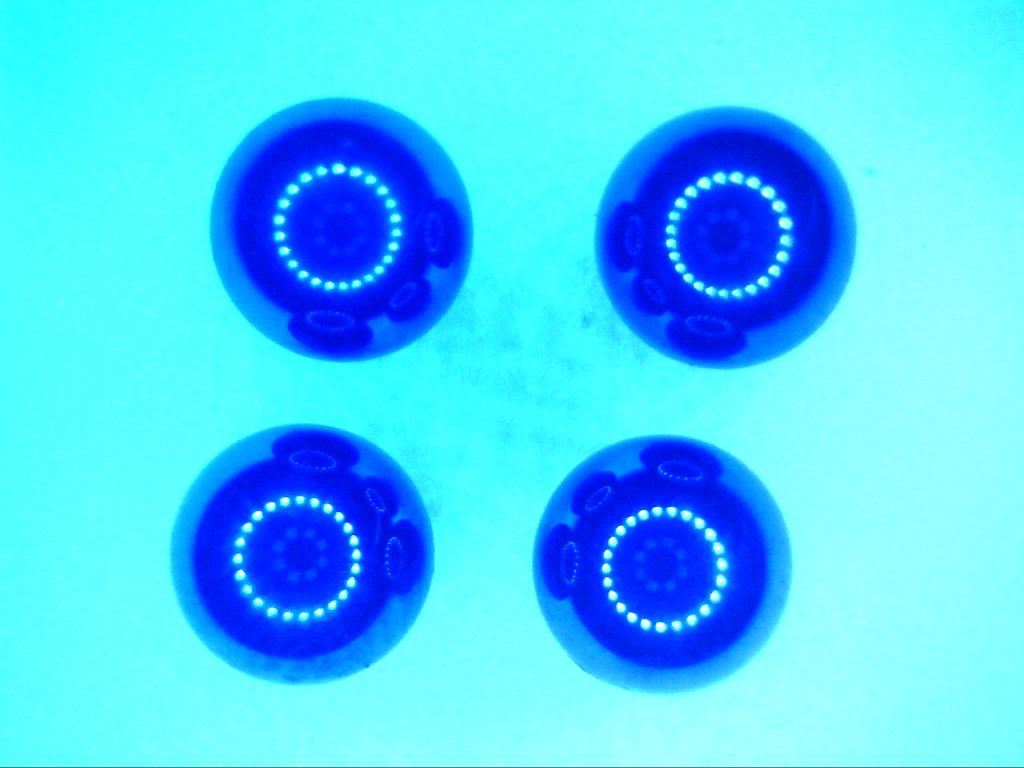
#> input picture 3.jpg, 2048 x 1536 px (shown at 1/2 size)
$ python get_outline2.py
#> lines starting #> are read from the running program, lines starting #| are printed output that depends on the picture; after the words box and inside, x2 and y2 are one past the last pixel; in counts of white or black regions, pixels touching at a corner belong together
'''
Created on 2018.3.20
@author: Zephyr Yan
Telephone: 18811346093
Function：canny算子得到圆边缘信息，HoughCircles自动找圆，最后根据一定的范围大小
         找到边缘像素坐标并存储
Vision: 2.0
Improve：解决了上一版本不能自动找到图中所有圆信息的问题
'''
import cv2
import matplotlib.pyplot as plt
import numpy as np
import math
from scipy.optimize import leastsq
import matplotlib.pyplot as plt


img = cv2.imread("./3.jpg")  #Canny只能处理灰度图，所以将读取的图像转成灰度图
#> img is the input picture: shape (1536, 2048, 3); mean B, G, R 252.7, 206, 76.5
gray = cv2.cvtColor(img,cv2.COLOR_BGR2GRAY)
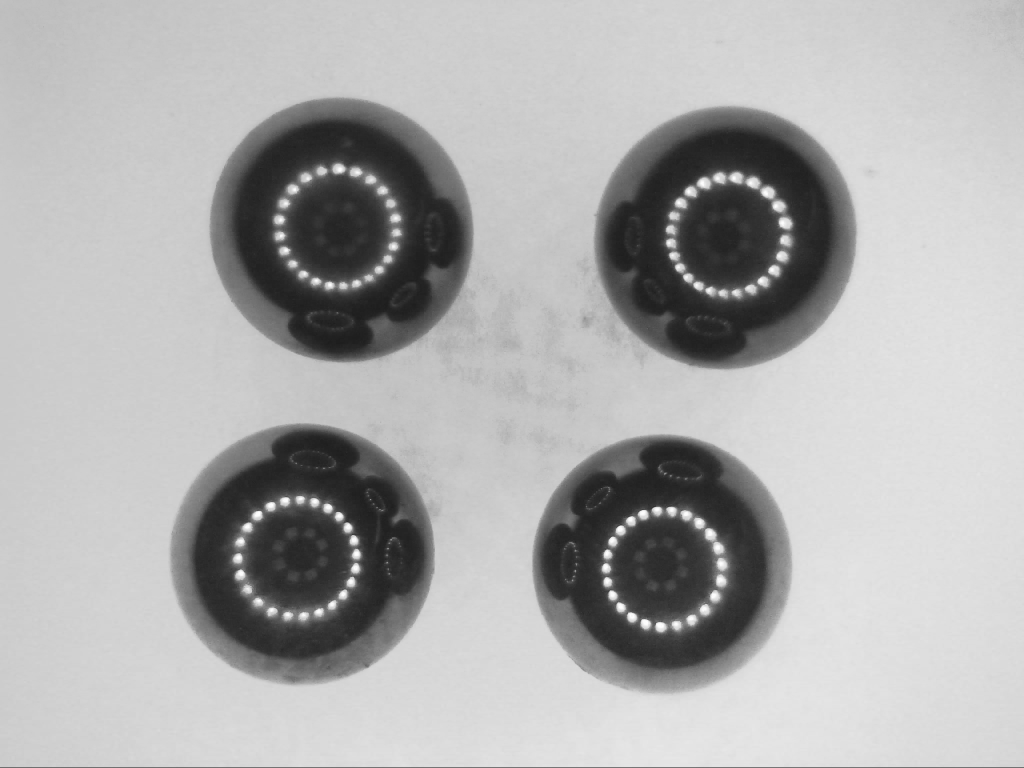
#> gray: shape (1536, 2048) (shown at 1/2 size); min 9, max 255, mean 172.7
img1 = cv2.GaussianBlur(gray,(9,9),0) #高斯平滑处理原图像降噪
kernel = cv2.getStructuringElement(cv2.MORPH_ELLIPSE,(100,100))#圆结构元素
img1 = cv2.erode(img1,kernel,iterations = 1)
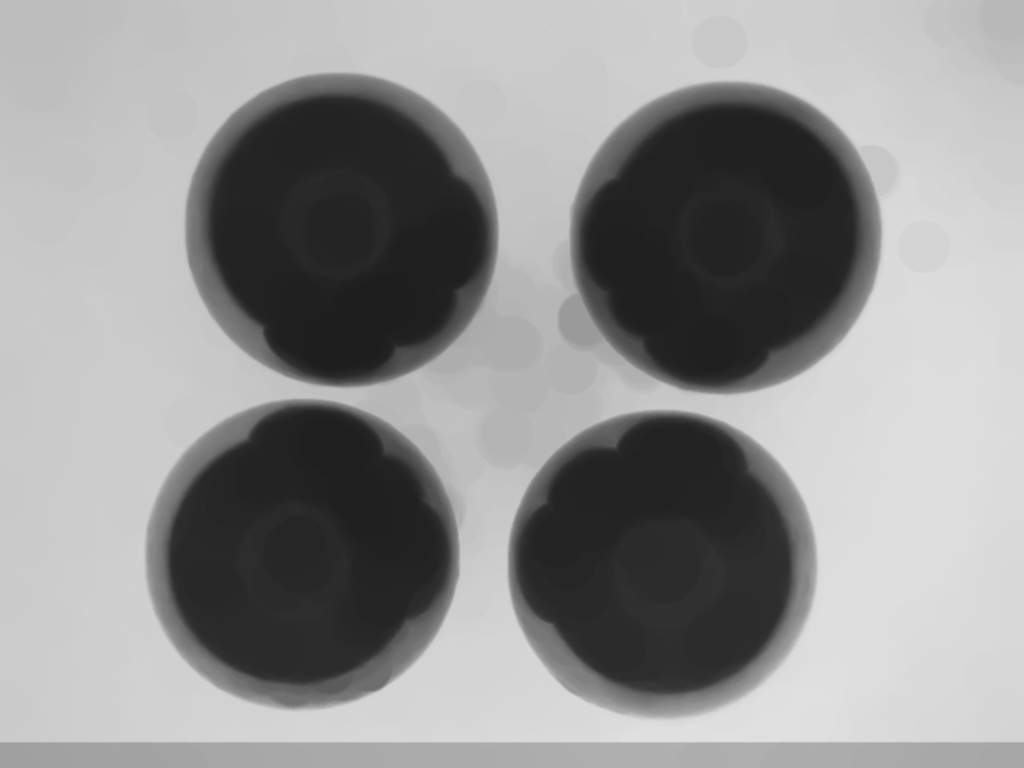
#> img1: shape (1536, 2048) (shown at 1/2 size); min 30, max 224, mean 145.8
img1 = cv2.dilate(img1,kernel,iterations = 1)
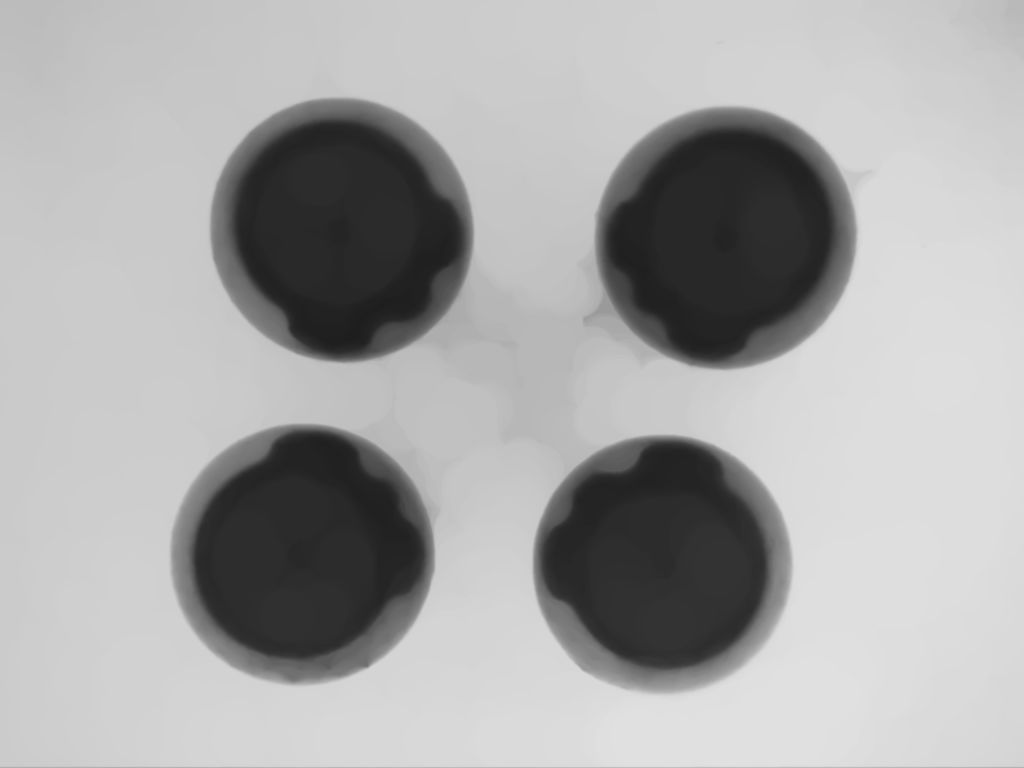
#> img1: shape (1536, 2048) (shown at 1/2 size); min 30, max 224, mean 167.4
canny = cv2.Canny(img1, 45, 100)
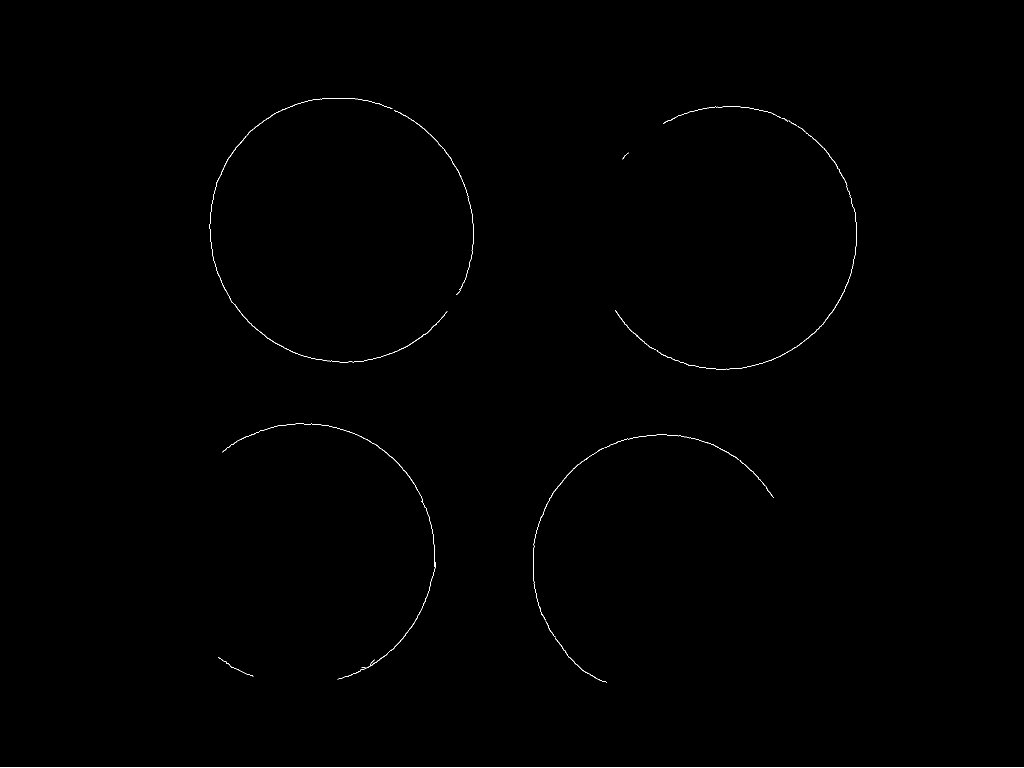
#> canny: shape (1536, 2048) (shown at 1/2 size); 0.24% white in thin lines or dots, all inside (x1, y1, x2, y2) = (0, 196, 2048, 1535)

cv2.namedWindow("Canny",0)
cv2.resizeWindow("Canny", 640, 480)
cv2.imshow('Canny', canny)
cv2.waitKey(0)
cv2.destroyAllWindows()

circles = cv2.HoughCircles(canny,cv2.HOUGH_GRADIENT,1,100,param1=100,
                            param2=10,minRadius=250,maxRadius=300)
#> circles = [[610.5, 1105.5, 258.8], [682.5, 460.5, 263.4], [1447.5, 472.5, 264.1], [1323.5, 1128.5, 258.6]]
print(circles)
#| [[[ 610.5 1105.5  258.8]
#|   [ 682.5  460.5  263.4]
#|   [1447.5  472.5  264.1]
#|   [1323.5 1128.5  258.6]]]
circles = circles[0,:]
Ball_num = len(circles)
#> Ball_num = 4
outline_px = []
for B_num in range(Ball_num):
    #cv2.circle(img,(circles[i,0],circles[i,1]),circles[i,2],(255,0,0),5)
    #cv2.circle(img,(circles[i,0],circles[i,1]),2,(255,0,255),10)
    cv2.rectangle(gray,
                  (int(circles[B_num,0]-circles[B_num,2]-50),
                   int(circles[B_num,1]-circles[B_num,2]-50)),
                  (int(circles[B_num,0]+circles[B_num,2]+50),
                   int(circles[B_num,1]+circles[B_num,2]+50)),
                  (255,0,0),5)
    print("圆心坐标",circles[B_num,0],circles[B_num,1])
    x = []
    y = []
    N = 0
    for j in range(int(circles[B_num,0]-circles[B_num,2]-50),
                   int(circles[B_num,0]+circles[B_num,2]+50)):
        for i in range(int(circles[B_num,1]-circles[B_num,2]-50),
                       int(circles[B_num,1]+circles[B_num,2]+50)):
            if canny[i,j] == 255:
                x.append(j)
                y.append(i)
                N+=1
                cv2.circle(gray,(j,i),2,(255,0,0),2)
    outline_Bnum = np.zeros((N,2))
    outline_Bnum[:,0] = x
    outline_Bnum[:,1] = y
    outline_px.append(outline_Bnum)
#> this loop made 4 passes
#| 圆心坐标 610.5 1105.5
#| 圆心坐标 682.5 460.5
#| 圆心坐标 1447.5 472.5
#| 圆心坐标 1323.5 1128.5
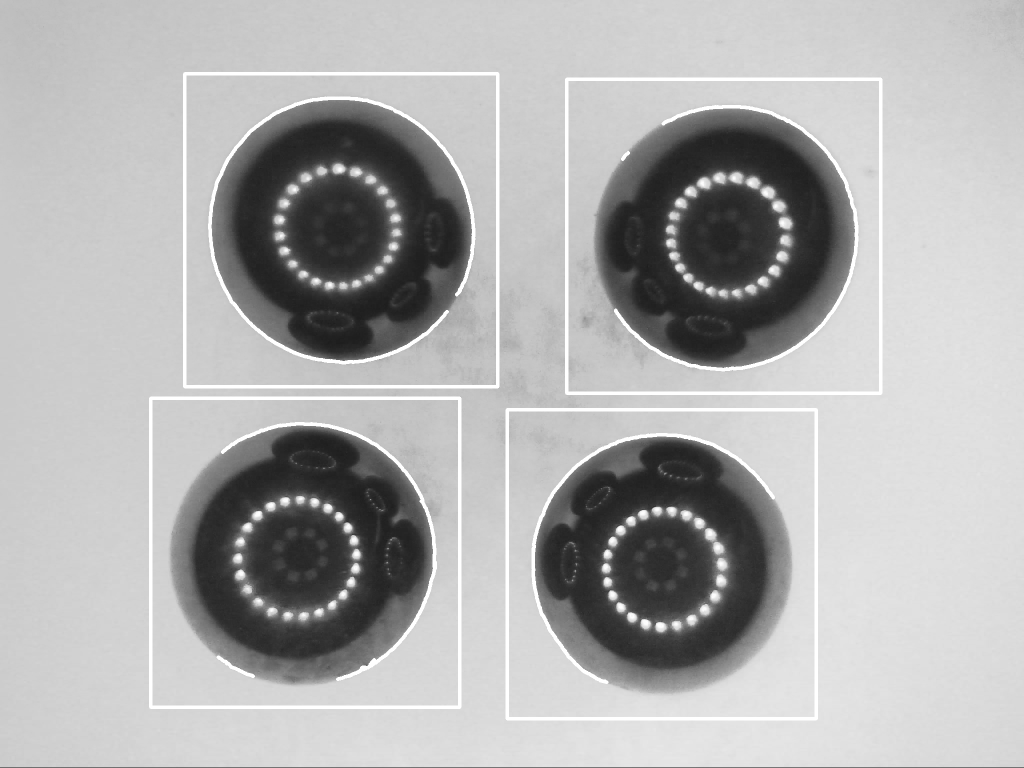
#> gray: shape (1536, 2048) (shown at 1/2 size); 3.36% of pixels changed, all inside (x1, y1, x2, y2) = (298, 144, 1765, 1441)
#> after the loop, outline_px = 4 point arrays, longest 1824 points
#> (the run stopped early here; a loop or call above may not have finished)
